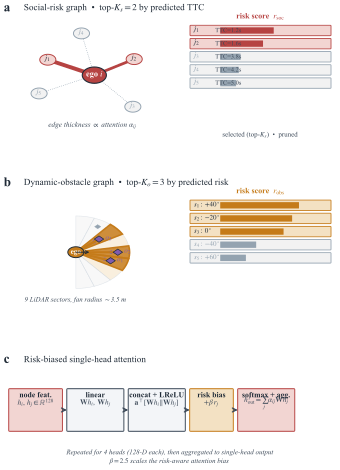

Python code for this plot:
"""Fig 3 — Dual-graph attention architecture.

Three stacked panels on a single-column canvas:
 (a) Social-risk graph — ego + top-K_s=2 TTC-ranked neighbors; faded neighbors
     are pruned; edge thickness ∝ attention weight; bias term β·r_social.
 (b) Dynamic-obstacle graph — ego + top-K_o=3 risk-ranked LiDAR sectors; LiDAR
     fan illustrates obstacle motion tokens.
 (c) One-head GAT computation — risk-biased attention from raw features to
     updated ego embedding.
"""
from __future__ import annotations
import sys, os
sys.path.insert(0, os.path.dirname(__file__))
import matplotlib.pyplot as plt
from matplotlib.patches import (
    Circle, Polygon, Rectangle, Wedge, FancyArrowPatch, FancyBboxPatch,
)
import numpy as np

from _figstyle import (
    PALETTE, apply_style, blank_ax, rbox, text, arrow, labeled_box, save_both,
)

apply_style(font_size=7.0)

fig = plt.figure(figsize=(3.5, 5.0))
gs = fig.add_gridspec(
    3, 1, height_ratios=[1.0, 1.0, 0.85], hspace=0.30,
    left=0.02, right=0.98, top=0.97, bottom=0.04,
)
ax_a = fig.add_subplot(gs[0])
ax_b = fig.add_subplot(gs[1])
ax_c = fig.add_subplot(gs[2])

# ============================================================
# Panel a — Social-risk graph (ego + top-K_s=2 neighbors)
# ============================================================
blank_ax(ax_a, xlim=(0, 100), ylim=(0, 60))
ax_a.set_aspect("auto")
ax_a.set_xlim(0, 100); ax_a.set_ylim(0, 60)

text(ax_a, 0.5, 57.5, "a", size=9.5, weight="bold", ha="left")
text(ax_a, 6.5, 57.5, "Social-risk graph  •  top-$K_s{=}2$ by predicted TTC",
     size=6.6, ha="left", color=PALETTE["ink"])

# Subpanel: graph (left, ~55%) + ranking column (right, ~45%)
GRAPH_X0, GRAPH_X1 = 1, 54
graph_cx = (GRAPH_X0 + GRAPH_X1) / 2
graph_cy = 28

# Ego node
ego_color = PALETTE["red"]
ego_r = 3.6
eg = Circle((graph_cx, graph_cy), ego_r, facecolor=ego_color,
            edgecolor=PALETTE["ink"], lw=0.8, zorder=6)
ax_a.add_patch(eg)
ax_a.text(graph_cx, graph_cy, "ego $i$", ha="center", va="center",
          fontsize=6.0, color="white", weight="bold", zorder=7)

# Five candidate neighbors at varying distances; rank by risk
# (label, angle_deg, distance, ttc, selected)
neighbors = [
    ("$j_1$", 150, 16.0, 1.2, True),
    ("$j_2$",  35, 14.5, 1.6, True),
    ("$j_3$",  -55, 20.0, 3.8, False),
    ("$j_4$",  100, 22.0, 4.2, False),
    ("$j_5$",  -150, 19.0, 5.0, False),
]

def attn_lw(ttc, selected):
    if not selected:
        return 0.5
    return 0.6 + 3.4 * (1.6 - min(ttc, 1.6)) / 1.6 + 1.4

for lbl, deg, r, ttc, sel in neighbors:
    a = np.deg2rad(deg)
    nx, ny = graph_cx + r * np.cos(a), graph_cy + r * np.sin(a) * 0.85
    fc = PALETTE["red_soft"] if sel else "#F2F2F2"
    ec = PALETTE["red"] if sel else PALETTE["muted"]
    nb = Circle((nx, ny), 2.4, facecolor=fc, edgecolor=ec, lw=0.7, zorder=5)
    ax_a.add_patch(nb)
    ax_a.text(nx, ny, lbl, ha="center", va="center", fontsize=5.4,
              color=PALETTE["ink"] if sel else PALETTE["muted"],
              weight="bold", zorder=6)
    # Edge — pruned (dashed faint) or selected (solid weighted)
    if sel:
        # Edge thickness ∝ attention weight
        lw = attn_lw(ttc, True)
        arrow(ax_a, nx, ny, graph_cx, graph_cy, color=PALETTE["red"],
              lw=lw, mut=6, z=4)
    else:
        # Pruned: dotted faded
        ax_a.plot([nx, graph_cx], [ny, graph_cy], color=PALETTE["muted"],
                  lw=0.5, linestyle=(0, (1.0, 1.8)), zorder=3)

# Risk-rank column on the right
rank_x = 56
rank_w = 42
text(ax_a, rank_x + rank_w / 2, 53.5, "risk score  $r_{\\mathrm{soc}}$",
     size=5.8, weight="bold", color=PALETTE["red"])
ranked = sorted(neighbors, key=lambda v: v[3])
bar_top = 50
bar_h = 4.6
gap = 1.2
for i, (lbl, deg, r, ttc, sel) in enumerate(ranked):
    y = bar_top - i * (bar_h + gap) - bar_h
    fc = PALETTE["red_soft"] if sel else "#F2F2F2"
    ec = PALETTE["red"] if sel else PALETTE["muted"]
    rbox(ax_a, rank_x, y, rank_w, bar_h, fc=fc, ec=ec, lw=0.6, r=0.2)
    score_norm = 1.0 / (ttc + 0.4)
    bar_w_max = rank_w - 12
    sb_w = score_norm * bar_w_max * 0.85
    rbox(ax_a, rank_x + 9.0, y + 0.9, sb_w, bar_h - 1.8,
         fc=PALETTE["red"] if sel else PALETTE["muted"],
         ec="none", lw=0, r=0.05, z=3)
    text(ax_a, rank_x + 1.2, y + bar_h / 2, lbl, size=5.4,
         ha="left", weight="bold",
         color=PALETTE["ink"] if sel else PALETTE["muted"])
    text(ax_a, rank_x + 7.5, y + bar_h / 2, "TTC=" + f"{ttc:.1f}s",
         size=4.6, ha="left", color=PALETTE["ink_soft"])

text(ax_a, rank_x + rank_w / 2, 1.2,
     "selected (top-$K_s$)  •  pruned",
     size=5.0, color=PALETTE["ink_soft"], ha="center")

# Selection bracket on graph side
text(ax_a, 27, 5.5, "edge thickness $\\propto$ attention $\\alpha_{ij}$",
     size=5.2, color=PALETTE["ink_soft"], ha="center", style="italic")

# ============================================================
# Panel b — Dynamic-obstacle graph (ego + top-K_o=3 sectors)
# ============================================================
blank_ax(ax_b, xlim=(0, 100), ylim=(0, 60))
ax_b.set_aspect("auto")
ax_b.set_xlim(0, 100); ax_b.set_ylim(0, 60)

text(ax_b, 0.5, 57.5, "b", size=9.5, weight="bold", ha="left")
text(ax_b, 6.5, 57.5, "Dynamic-obstacle graph  •  top-$K_o{=}3$ by predicted risk",
     size=6.6, ha="left", color=PALETTE["ink"])

# Ego with LiDAR fan on the left
ego_cx, ego_cy = 22, 27
fan_r = 16
fan_color = PALETTE["amber_soft"]
# 9 sectors covering 180°  (front fan)
sector_specs = [
    # (angle deg from horizontal, risk: high/med/low, selected)
    (-80, "low",  False),
    (-60, "low",  False),
    (-40, "med",  False),
    (-20, "high", True),   # top-1
    (  0, "high", True),   # top-2
    ( 20, "med",  False),
    ( 40, "high", True),   # top-3
    ( 60, "low",  False),
    ( 80, "low",  False),
]
sector_width = 20  # degrees
for ang, level, sel in sector_specs:
    color = {
        "high": PALETTE["amber"],
        "med":  PALETTE["amber_soft"],
        "low":  "#F2F2F2",
    }[level]
    a0 = ang - sector_width / 2
    a1 = ang + sector_width / 2
    w = Wedge((ego_cx, ego_cy), fan_r, a0, a1, width=fan_r - 0.6,
              facecolor=color, edgecolor=PALETTE["stage_edge"],
              lw=0.4, zorder=2, alpha=0.85 if sel else 0.55)
    ax_b.add_patch(w)
    if sel:
        # outline the selected sector more boldly
        w2 = Wedge((ego_cx, ego_cy), fan_r, a0, a1, width=fan_r - 0.6,
                   facecolor="none", edgecolor=PALETTE["amber"],
                   lw=1.2, zorder=3)
        ax_b.add_patch(w2)

# Ego node on top of fan origin
eg = Circle((ego_cx, ego_cy), 2.4, facecolor=PALETTE["amber"],
            edgecolor=PALETTE["ink"], lw=0.7, zorder=6)
ax_b.add_patch(eg)
ax_b.text(ego_cx, ego_cy, "ego", ha="center", va="center", fontsize=5.2,
          color="white", weight="bold", zorder=7)

# Obstacle markers placed inside the top-3 sectors
obstacles = [
    (-20, 11.0, "$o_1$", True),
    (  0, 12.5, "$o_2$", True),
    ( 40,  9.0, "$o_3$", True),
    ( 60, 13.0, "",      False),
]
for ang, r, lbl, sel in obstacles:
    a = np.deg2rad(ang)
    ox = ego_cx + r * np.cos(a)
    oy = ego_cy + r * np.sin(a)
    if sel:
        diamond = Polygon([(ox, oy + 1.4), (ox + 1.4, oy),
                           (ox, oy - 1.4), (ox - 1.4, oy)],
                          facecolor=PALETTE["violet"],
                          edgecolor=PALETTE["ink"], lw=0.5, zorder=5)
        ax_b.add_patch(diamond)
        ax_b.text(ox + 1.9, oy, lbl, fontsize=5.2, color=PALETTE["violet"],
                  weight="bold", ha="left", va="center", zorder=6)
        # velocity arrow
        arrow(ax_b, ox, oy, ox - 3 * np.cos(a), oy - 3 * np.sin(a),
              color=PALETTE["violet"], lw=0.7, mut=5)
        # edge from selected obstacle to ego — risk-weighted thickness
        arrow(ax_b, ox, oy, ego_cx, ego_cy, color=PALETTE["amber"],
              lw=0.6 + 2.0 * (1.0 / (r * 0.18)), mut=5, z=4)
    else:
        dm = Polygon([(ox, oy + 0.9), (ox + 0.9, oy),
                      (ox, oy - 0.9), (ox - 0.9, oy)],
                     facecolor=PALETTE["muted"], edgecolor=PALETTE["muted"],
                     lw=0.3, zorder=5)
        ax_b.add_patch(dm)

# Heading indicator (ego front direction)
arrow(ax_b, ego_cx, ego_cy, ego_cx + 4.0, ego_cy, color=PALETTE["ink"],
      lw=0.7, mut=5, z=7)

# Right side — sector ranking column
rank_x = 56; rank_w = 42
text(ax_b, rank_x + rank_w / 2, 53.5,
     "risk score  $r_{\\mathrm{obs}}$",
     size=5.8, weight="bold", color=PALETTE["amber"])
sector_ranking = [
    ("$s_1{:}\\;{+}40^\\circ$", 0.92, True),
    ("$s_2{:}\\;{-}20^\\circ$", 0.84, True),
    ("$s_3{:}\\;0^\\circ$",      0.74, True),
    ("$s_4{:}\\;{-}40^\\circ$", 0.42, False),
    ("$s_5{:}\\;{+}60^\\circ$", 0.30, False),
]
bar_top = 50
bar_h = 4.6
gap = 1.2
for i, (lbl, score, sel) in enumerate(sector_ranking):
    y = bar_top - i * (bar_h + gap) - bar_h
    fc = PALETTE["amber_soft"] if sel else "#F2F2F2"
    ec = PALETTE["amber"] if sel else PALETTE["muted"]
    rbox(ax_b, rank_x, y, rank_w, bar_h, fc=fc, ec=ec, lw=0.6, r=0.2)
    bar_w_max = rank_w - 12
    rbox(ax_b, rank_x + 9.0, y + 0.9, score * bar_w_max * 0.85, bar_h - 1.8,
         fc=PALETTE["amber"] if sel else PALETTE["muted"],
         ec="none", lw=0, r=0.05, z=3)
    text(ax_b, rank_x + 1.2, y + bar_h / 2, lbl, size=5.0,
         ha="left", weight="bold",
         color=PALETTE["ink"] if sel else PALETTE["muted"])

text(ax_b, 22, 5.5, "9 LiDAR sectors, fan radius $\\sim$3.5 m",
     size=5.0, color=PALETTE["ink_soft"], ha="center", style="italic")

# ============================================================
# Panel c — Risk-biased attention computation (single head)
# ============================================================
blank_ax(ax_c, xlim=(0, 100), ylim=(0, 38))
ax_c.set_aspect("auto")
ax_c.set_xlim(0, 100); ax_c.set_ylim(0, 38)

text(ax_c, 0.5, 35.5, "c", size=9.5, weight="bold", ha="left")
text(ax_c, 6.5, 35.5, "Risk-biased single-head attention",
     size=6.6, ha="left", color=PALETTE["ink"])

# Five stages: features → Wh → concat+LReLU → +β r_j → softmax → aggregate
stage_y = 12
stage_h = 14

def stage_box(x, w, ttl, sub=None, fc=PALETTE["stage_bg"], ec=PALETTE["ink_soft"]):
    rbox(ax_c, x, stage_y, w, stage_h, fc=fc, ec=ec, lw=0.7, r=0.25)
    text(ax_c, x + w / 2, stage_y + stage_h - 2.2, ttl, size=5.6,
         weight="bold")
    if sub:
        text(ax_c, x + w / 2, stage_y + stage_h - 5.0, sub, size=5.4,
             color=PALETTE["ink_soft"])

w1 = 16; w2 = 17; w3 = 17; w4 = 13; w5 = 17
gap = 1.3
x1 = 2
x2 = x1 + w1 + gap
x3 = x2 + w2 + gap
x4 = x3 + w3 + gap
x5 = x4 + w4 + gap

# 1. Node features
stage_box(x1, w1, "node feat.",
          sub="$h_i,\\,h_j\\in\\mathbb{R}^{128}$",
          fc=PALETTE["red_soft"], ec=PALETTE["red"])
# 2. Linear proj
stage_box(x2, w2, "linear",
          sub="$\\mathbf{W}h_i,\\;\\mathbf{W}h_j$")
# 3. Concat + LeakyReLU
stage_box(x3, w3, "concat + LReLU",
          sub="$\\mathbf{a}^\\top[\\mathbf{W}h_i\\Vert\\mathbf{W}h_j]$")
# 4. +β r_j bias  (small chip)
stage_box(x4, w4, "risk bias",
          sub="$+\\beta\\,r_j$",
          fc=PALETTE["amber_soft"], ec=PALETTE["amber"])
# 5. softmax → aggregate
stage_box(x5, w5, "softmax + agg.",
          sub="$h^i_{\\mathrm{out}}=\\sum_j\\alpha_{ij}\\mathbf{W}h_j$",
          fc=PALETTE["red_soft"], ec=PALETTE["red"])

# Arrows between stages
for xa, wa, xb in [(x1, w1, x2), (x2, w2, x3), (x3, w3, x4), (x4, w4, x5)]:
    arrow(ax_c, xa + wa, stage_y + stage_h / 2,
          xb, stage_y + stage_h / 2,
          color=PALETTE["ink_soft"], lw=0.9, mut=7)

# Footnote about heads + symmetry
text(ax_c, 50, 5.0,
     "Repeated for 4 heads (128-D each), then aggregated to single-head output",
     size=5.0, color=PALETTE["ink_soft"], ha="center", style="italic")
text(ax_c, 50, 1.8,
     "$\\beta{=}2.5$ scales the risk-aware attention bias",
     size=5.0, color=PALETTE["ink_soft"], ha="center", style="italic")

save_both(fig, "fig3_dual_graph_attention")
print("Fig3 written.")
